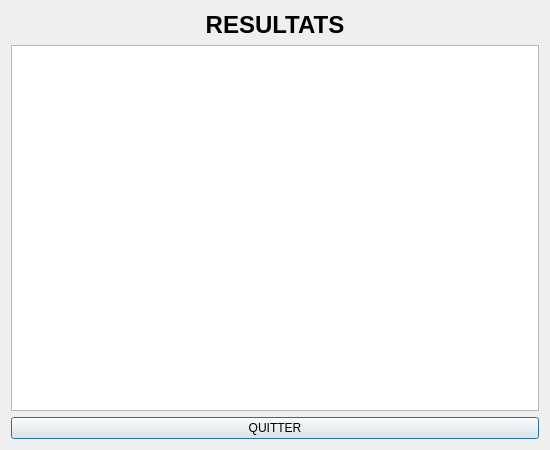
<?xml version="1.0" encoding="UTF-8"?>
<ui version="4.0">
 <class>afficherResultat</class>
 <widget class="QDialog" name="afficherResultat">
  <property name="geometry">
   <rect>
    <x>0</x>
    <y>0</y>
    <width>550</width>
    <height>450</height>
   </rect>
  </property>
  <property name="minimumSize">
   <size>
    <width>550</width>
    <height>450</height>
   </size>
  </property>
  <property name="maximumSize">
   <size>
    <width>550</width>
    <height>450</height>
   </size>
  </property>
  <property name="windowTitle">
   <string>Résultats</string>
  </property>
  <property name="windowIcon">
   <iconset resource="ressourcesChifoumi.qrc">
    <normaloff>:/chifoumi/images (1)/images/information.png</normaloff>:/chifoumi/images (1)/images/information.png</iconset>
  </property>
  <layout class="QHBoxLayout" name="horizontalLayout_2">
   <item>
    <layout class="QHBoxLayout" name="horizontalLayout">
     <item>
      <layout class="QVBoxLayout" name="verticalLayout">
       <item>
        <widget class="QLabel" name="label">
         <property name="text">
          <string>&lt;html&gt;&lt;head/&gt;&lt;body&gt;&lt;p align=&quot;center&quot;&gt;&lt;span style=&quot; font-size:18pt; font-weight:600;&quot;&gt;RESULTATS&lt;/span&gt;&lt;/p&gt;&lt;/body&gt;&lt;/html&gt;</string>
         </property>
        </widget>
       </item>
       <item>
        <widget class="QTableView" name="tableView"/>
       </item>
       <item>
        <widget class="QPushButton" name="pushButton">
         <property name="text">
          <string>QUITTER</string>
         </property>
        </widget>
       </item>
      </layout>
     </item>
    </layout>
   </item>
  </layout>
 </widget>
 <resources>
  <include location="ressourcesChifoumi.qrc"/>
 </resources>
 <connections>
  <connection>
   <sender>pushButton</sender>
   <signal>clicked()</signal>
   <receiver>afficherResultat</receiver>
   <slot>close()</slot>
   <hints>
    <hint type="sourcelabel">
     <x>264</x>
     <y>344</y>
    </hint>
    <hint type="destinationlabel">
     <x>264</x>
     <y>183</y>
    </hint>
   </hints>
  </connection>
 </connections>
</ui>
